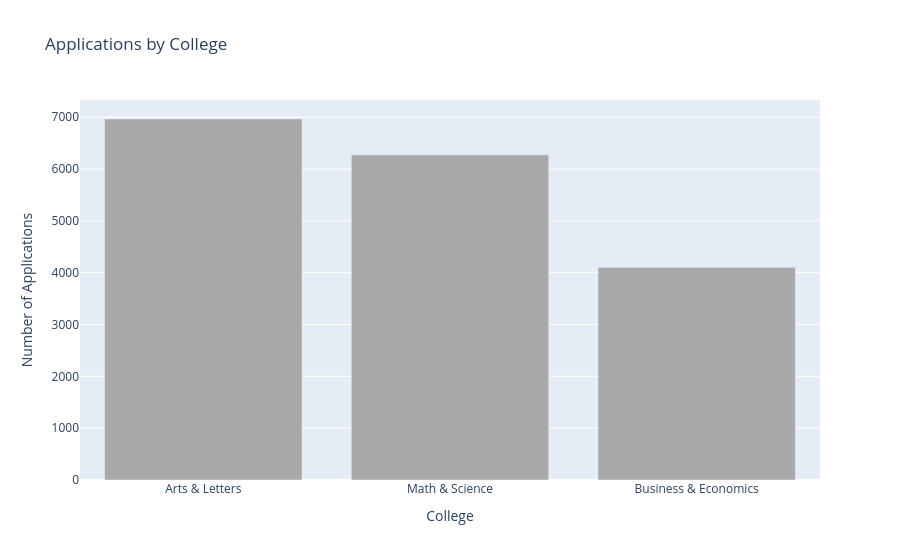

This figure's notebook cell:
### Markdown cell above
Plotly Bar Plot

### Code cell
# Step 1: Count applicants by college
app_counts = df['College'].value_counts()

# Step 2: Create Bar Graph
fig = px.bar(x=app_counts.index, y=app_counts.values,
             color_discrete_sequence=['darkgrey'],
             title="Applications by College")


# Step 3: Create Title for the Graph
fig.update_layout(
    xaxis_title = 'College',
    yaxis_title='Number of Applications'
)

# Step 4: Print Graph
fig.show()

### Figure 1 — Plotly figure (JSON) as saved in the notebook; plotly's stock layout.template omitted (floating-point values rounded to 4 significant figures)
{"data": [{"hovertemplate": "x=%{x}<br>y=%{y}<extra></extra>", "legendgroup": "", "marker": {"color": "darkgrey", "pattern": {"shape": ""}}, "name": "", "orientation": "v", "showlegend": false, "textposition": "auto", "type": "bar", "x": ["Arts & Letters", "Math & Science", "Business & Economics"], "xaxis": "x", "y": [6964, 6272, 4103], "yaxis": "y"}], "layout": {"barmode": "relative", "legend": {"tracegroupgap": 0}, "title": {"text": "Applications by College"}, "xaxis": {"anchor": "y", "domain": [0, 1], "title": {"text": "College"}}, "yaxis": {"anchor": "x", "domain": [0, 1], "title": {"text": "Number of Applications"}}}}
